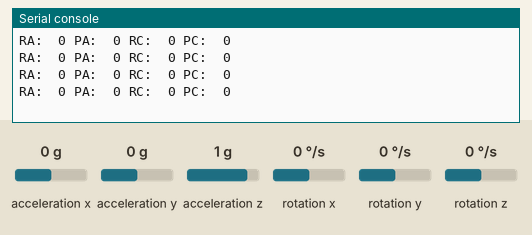
Recording of a program running on a simulated Raspberry Pi Pico running MicroPython. Shown: the last lines printed to the serial console. The inputs (shaded band) are chosen by the test bench; at power-on: acceleration x 0 g, acceleration y 0 g, acceleration z 1 g, rotation x 0 °/s, rotation y 0 °/s, rotation z 0 °/s. Library files of the repository ran but are not shown: imu.py.

Above: at 1.4 s.
1.5 s: acceleration x set to -1.4 g
At 1.87 s:
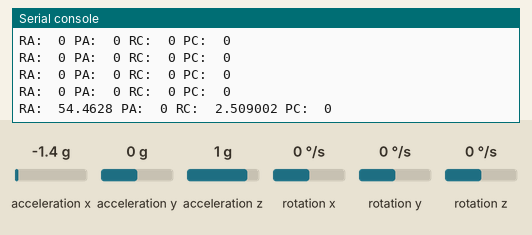
3.0 s: acceleration y set to -1.4 g
At 3.43 s:
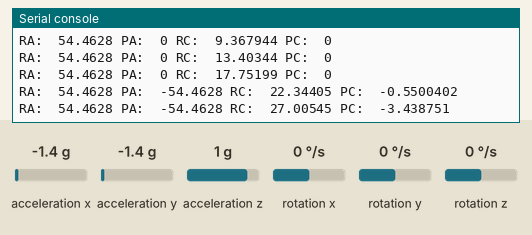
4.5 s: acceleration z set to -1.4 g
At 4.98 s:
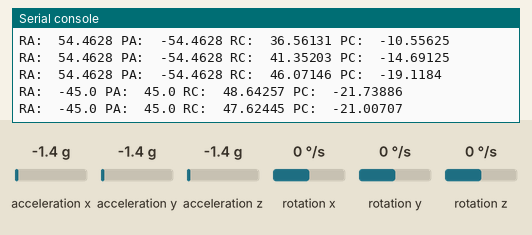
6.0 s: rotation x set to -192 °/s
At 6.27 s:
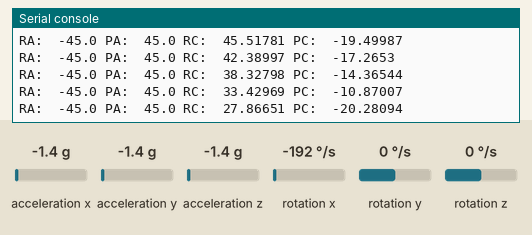
7.5 s: rotation y set to -192 °/s
At 7.82 s:
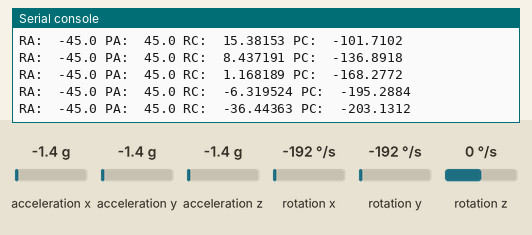
Timing chart, 0 to 10.0 s (numbered marks = the images above; inputs shaded):
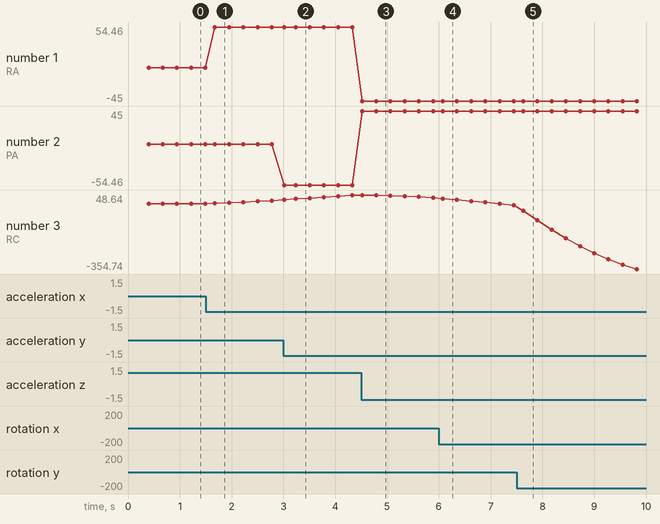

The program:

gyroscope_accelerometer_MPU6050-2.py
```python
from imu import MPU6050
from machine import I2C, Pin
import math
import time

from _trigonometry import convertRadiansToDegrees


i2c = I2C(0, sda=Pin(16), scl=Pin(17), freq=400000)
mpu = MPU6050(i2c)

rollG = 0
pitchG = 0

rollComp = 0
pitchComp = 0

errorR = 0
errorP = 0

yaw = 0
tLoop = 0
cnt = 0

COMPLIMENTARY_FILTER = 0.995
UNFILTERED = 0.005
EFFECTIVE_ZERO_TILT = 0.2

while True:
    tStart = time.ticks_ms()

    # ACCELEROMETER
    xAccel = mpu.accel.x
    yAccel = mpu.accel.y
    zAccel = mpu.accel.z

    rollA = -convertRadiansToDegrees(math.atan(xAccel / zAccel), 2)
    pitchA = convertRadiansToDegrees(math.atan(yAccel / zAccel), 2)

    # GYROSCOPE
    xGyro = mpu.gyro.x
    yGyro = mpu.gyro.y
    zGyro = mpu.gyro.z

    rollG = rollG + yGyro * tLoop
    pitchG = pitchG + xGyro * tLoop

    # COMPLIMENTARY FILTER
    rollCompRaw = (rollA * UNFILTERED) + (COMPLIMENTARY_FILTER * (rollComp + yGyro * tLoop) + errorR * UNFILTERED)
    pitchCompRaw = (pitchA * UNFILTERED) + (COMPLIMENTARY_FILTER * (pitchComp + xGyro * tLoop) + errorP * UNFILTERED)
    rollComp = rollCompRaw if abs(rollCompRaw) > EFFECTIVE_ZERO_TILT else 0
    pitchComp = pitchCompRaw if abs(pitchCompRaw) > EFFECTIVE_ZERO_TILT else 0

    # ERROR
    errorRRaw = errorR + (rollA - rollComp) * tLoop
    errorPRaw = errorP + (pitchA - pitchComp) * tLoop
    errorR = errorRRaw if rollComp != 0 else 0
    errorP = errorPRaw if pitchComp != 0 else 0

    # PRINTING
    cnt = cnt + 1
    if cnt == 10:
        cnt = 0
        print("RA: ", rollA, "PA: ", pitchA, "RC: ", rollComp, "PC: ", pitchComp)
        # print('RA: ',rollA,'RC: ',rollComp)

    # FINISH LOOP
    tStop = time.ticks_ms()
    tLoop = (tStop - tStart) * 0.001
```

_trigonometry.py
```python
import math

####################
# TRIGONOMETRY
####################

# CIRCLE
##############
# (main)
# radians = degrees / 360 * 2 * pi
# degrees = radians / (2 * pi) * 360
# theta = degrees or radians
# x = r * cos(radians) # computer programs are generally in radians
# y = r * sin(radians) # computer programs are generally in radians
# (additional)
# r = sqrt(x^2 + y^2)
# theta = atan(y / x)

ACCELERATION_DUE_TO_GRAVITY_G = 1.0


def convertDegreesToRadians(degrees: float) -> float:
    return degrees / 360 * (2 * math.pi)


def convertRadiansToDegrees(radians: float, minimumTilt=0) -> float:
    degrees = radians / (2 * math.pi) * 360
    return degrees if abs(degrees) >= minimumTilt else 0


def getXYFromThetaDegrees(degrees: float, r=1) -> tuple:
    radians = convertDegreesToRadians(degrees)
    x = r * math.cos(radians)
    y = r * math.sin(radians)
    return x, y


def getXYFromThetaRadians(radians: float, r=1) -> tuple:
    x = r * math.cos(radians)
    y = r * math.sin(radians)
    return x, y


def getRadiusFromXY(x: float, y: float) -> float:
    return math.atan(y / x)


# def getRadiusFromXY(x: float, y: float) -> float:
#     return math.sqrt(x**2 + y**2)


def getThetaRadiansFromXY(x: float, y: float) -> float:
    return math.atan(y / x)


def getThetaRadiansFromX(x: float) -> float:
    return math.acos(x)


def getThetaRadiansFromY(y: float) -> float:
    return math.asin(y)


def getThetaDegreesFromXY(x: float, y: float) -> float:
    radians = math.atan(y / x)
    return convertRadiansToDegrees(radians)


def getThetaDegreesFromX(x: float) -> float:
    radians = math.acos(x)
    return convertRadiansToDegrees(radians)


def getThetaDegreesFromY(y: float) -> float:
    radians = math.asin(y)
    return convertRadiansToDegrees(radians)


###


def getTiltDegreesFromAcceleration(
    reading: float,
    minimumTilt=0,
) -> float:
    CONSTANT = ACCELERATION_DUE_TO_GRAVITY_G
    radians = 0.0

    reading = max(min(1.0, reading), -1.0)

    adjacentOverHypotenuse = reading / CONSTANT
    radians = math.acos(adjacentOverHypotenuse)

    return convertRadiansToDegrees(radians, minimumTilt)


def getTiltDegreesFromAccelerationPitchRoll(
    reading: float,
    readingZ: float,
    minimumTilt=0,
) -> float:
    radians = 0.0

    reading = max(min(1.0, reading), -1.0)
    readingZ = max(min(1.0, readingZ), -1.0)

    oppositeOverHypotenuse = reading / readingZ
    # oppositeOverHypotenuse = reading / readingZ if readingZ != 0 else reading / 1 # handle divide by zero
    radians = math.atan(oppositeOverHypotenuse)

    return convertRadiansToDegrees(radians, minimumTilt)


# def getTiltDegreesFromAccelerationRoll(
#     reading: float,
# ) -> float:
#     CONSTANT = ACCELERATION_DUE_TO_GRAVITY_G
#     radians = 0.0
#     multiplier = 1 if reading >= 0 else -1

#     reading = max(min(1.0, reading), -1.0)

#     adjacentOverHypotenuse = reading / CONSTANT
#     radians = math.atan(adjacentOverHypotenuse) * multiplier

#     return convertRadiansToDegrees(radians)
```

Measured:
- after the input at 1.5 s, the serial console: prints a new line after 0.18 s (image 1)
- after the input at 3.0 s, the serial console: prints a new line at once (image 2)
- after the input at 4.5 s, the serial console: prints a new line at once (image 3)
- after the input at 6.0 s, the serial console: prints a new line after 0.07 s (image 4)
- after the input at 7.5 s, the serial console: prints a new line after 0.13 s (image 5)
- plotted number 1: 0 → 54.46 after the input at 1.5 s, 54.46 → -45 after the input at 4.5 s
- plotted number 2: 0 → -54.46 after the input at 3.0 s, -54.46 → 45 after the input at 4.5 s
- plotted number 3: 0 → 17.75 after the input at 1.5 s, 17.75 → 46.07 after the input at 3.0 s, 46.07 → 33.43 after the input at 4.5 s, 33.43 → -6.32 after the input at 6.0 s, -6.32 → -354.74 after the input at 7.5 s
